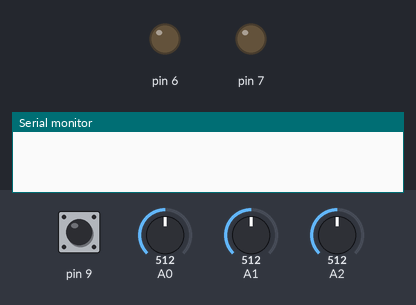
Recording of a sketch running on a simulated Arduino Uno, built with avr-gcc and run on an emulated ATmega328P. On the bench: output pins drawn as LEDs (lit = HIGH), the last lines printed to the serial monitor. Dashed ring = blinking. The test bench sets the inputs (shaded band); at power-on: A0 = 512, A2 = 512, pin 9 HIGH, A1 = 512.

Above: at 1.2 s.
1.3 s: A0 set to 126
3.1 s: A0 set to 110
At 4.2 s:
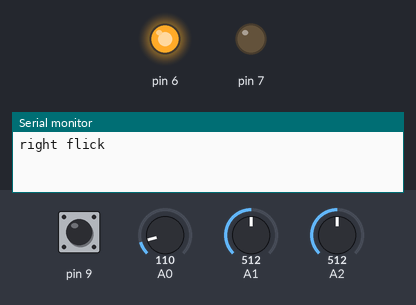
6.1 s: A2 set to 245
At 6.83 s:
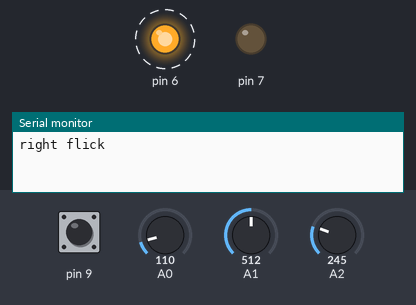
9.1 s: A2 set to 146
At 9.22 s:
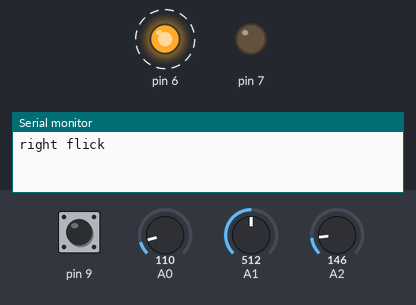
12.1 s: A2 set to 124
13.6 s: A2 set to 265
At 14.43 s:
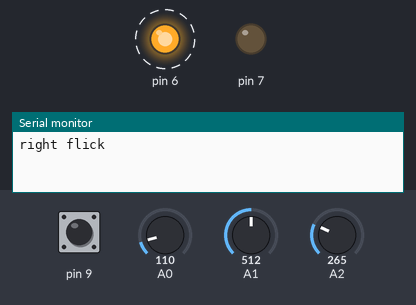
Timing chart, 0 to 17.6 s (numbered marks = the images above; inputs shaded):
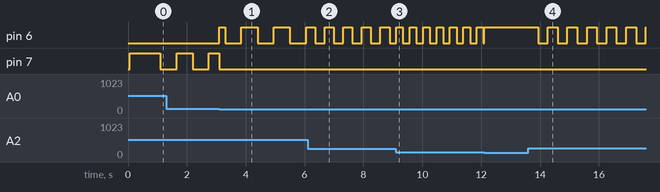

The sketch:

e_LED_Controller_with_Joystick_and_Potentiometer_Integration.ino
```cpp
/*

The project utilizes an Arduino Uno board along with six LEDs, a potentiometer, and joystick.
Its primary function is to control the state of LEDs connected to a breadboard, allowing them to be turned on or off and to blink.
The project uses external libraries for handling the button, joystick, and LED functionalities.

*/


#include "buttons.h"
#include "joystick.h"
#include "led.h"


//led starts in mode 1 (on state). State 2 is the blink state.
int ledMode = 2;
int currentLed = 7;
int pot;

//Joystick movement function
void joystickchanged(joystick_event myevent){

  switch (myevent){
    case FLICK_RIGHT:

       if(currentLed> 2 && ledMode==1){
       turnoff_led();
       currentLed--;
       initialize_led(currentLed);
       turn_on_led();
       Serial.println("right flick");
      }

      break;
       case FLICK_LEFT:
       if(currentLed< 7 && ledMode==1){
       turnoff_led();
       currentLed++;
       initialize_led(currentLed);
       turn_on_led();
       Serial.println("letf flick");
       }
  }
}

//Switch between button states function
void button_event(button_state currentstate) {
  switch(currentstate) {
    case BUTTON_PRESSED:
      if (ledMode == 1) {
        ledMode = 2; // switch to mode 2
      } else if (ledMode == 2) {
        ledMode = 1; // switch back to mode 1
       initialize_led(currentLed);
       turn_on_led();
      }
      break;
  }
}


 //setup used top initialize hardware components
void setup(){
  // initialize all leds from pins 2-7
  initialize_led(7);


  initialize_joystick(0,1);
  initialize_button(9, button_event);
  Serial.begin(9600);
}

void loop (){

 /* Print Potentiometer Values
 Serial.println(pot);
 Serial.println(analogRead(A0));
*/

  detect_xjoystick_flick(joystickchanged);
  detect_yjoystick_flick(joystickchanged);
  readbutton();


  pot = analogRead(A2);
  pot = map(pot, 0, 1023, 100, 1000);

if(pot>220 && ledMode==1){
initialize_led(currentLed);
blink_led(pot);
}
else if (ledMode==2)
{
initialize_led(currentLed);
blink_led(1000);
}
else{
turn_on_led();
}

}
```

buttons.h
```cpp
//BUTTON FUNCTIONS


bool buttonvalue;
bool previousvalue;
bool previouscleanvalue;
unsigned long lastButtonTime;

int buttonpin;

typedef enum
{
  BUTTON_PRESSED,
  BUTTON_RELEASED,
  BUTTON_HELD
}button_state;

typedef void (*button_callback)(button_state currentstate);
button_callback mycallback;


void initialize_button(int pin, button_callback callback)
{
  buttonpin = pin;
  mycallback = callback;
  pinMode(buttonpin, INPUT_PULLUP);

}


bool readbutton()
{
  buttonvalue=digitalRead(buttonpin);

  if(buttonvalue!=previousvalue)
  {
    lastButtonTime=millis();
  }

  if(millis()-lastButtonTime>50)
  {
    if(buttonvalue!=previouscleanvalue)
    {
      previouscleanvalue=buttonvalue;

      if(buttonvalue==HIGH)
      {
        //rising edge or pressed
        mycallback(BUTTON_PRESSED);
      }
      else{
        //falling edge or released
        mycallback(BUTTON_RELEASED);
      }
    }
  }
  previousvalue=buttonvalue;
}
```

joystick.h
```cpp
//JOYSTICK FUNCTIONS


int x_pin;
int y_pin;

int xjoyval;
int previous_xjoyval;

int yjoyval;
int previous_yjoyval;

int xval;

typedef enum
{
  FLICK_UP,
  FLICK_UP_RETURN_CENTER,
  FLICK_DOWN,
  FLICK_DOWN_RETURN_CENTER,
  FLICK_LEFT,
  FLICK_LEFT_RETURN_CENTER,
  FLICK_RIGHT,
  FLICK_RIGHT_RETURN_CENTER
}joystick_event;

typedef void (*joystick_callback)(joystick_event event);

void initialize_joystick(int xpin, int ypin)
{
  x_pin=xpin;
  y_pin=ypin;
}

int read_joystick_xaxis()
{
  return (analogRead(x_pin));
}

int read_joystick_yaxis()
{
  return (analogRead(y_pin));
}

void detect_xjoystick_flick(joystick_callback joycallback)
{
  xval=read_joystick_xaxis();

  if(xval>900){
    xjoyval=1;
  }else if (xval>400 && xval<600){
    xjoyval=0;
  }else if(xval<120){
    xjoyval=-1;
  }

if(xjoyval!=previous_xjoyval)
{
  if(xjoyval==1 && previous_xjoyval==0)
  {
    joycallback(FLICK_LEFT);
  }
    else if(xjoyval==0 && previous_xjoyval==1)
  {
    joycallback(FLICK_LEFT_RETURN_CENTER);
  }
    else if(xjoyval==-1 && previous_xjoyval==0)
  {
    joycallback(FLICK_RIGHT);
  }
    else if(xjoyval==0 && previous_xjoyval==-1)
  {
    joycallback(FLICK_RIGHT_RETURN_CENTER);
  }


}
previous_xjoyval=xjoyval;
}


void detect_yjoystick_flick(joystick_callback joycallback)
{
  int yval=read_joystick_yaxis();

  if(yval>900){
    yjoyval=1;
  }else if (yval>400 && yval<600){
    yjoyval=0;
  }else if(yval<120){
    yjoyval=-1;
  }

if(yjoyval!=previous_yjoyval)
{
  if(yjoyval==1 && previous_yjoyval==0)
  {
    joycallback(FLICK_UP);
  }
    else if(yjoyval==0 && previous_yjoyval==1)
  {
    joycallback(FLICK_UP_RETURN_CENTER);
  }
    else if(yjoyval==-1 && previous_yjoyval==0)
  {
    joycallback(FLICK_DOWN);
  }
    else if(yjoyval==0 && previous_yjoyval==-1)
  {
    joycallback(FLICK_DOWN_RETURN_CENTER);
  }
}
  previous_yjoyval=yjoyval;

}
```

led.h
```cpp
//LED FUNCTIONS

int ledpin = 2;
unsigned long previousLedTime1;
bool ledState;


unsigned long lastFadeTime;
int brightness;

int incrament = 1;


void initialize_led(int pin)
{
  ledpin=pin;
  pinMode(ledpin,OUTPUT);
}

void turn_on_led()
{
  digitalWrite(ledpin,HIGH);
}
void turnoff_led()
{
  digitalWrite(ledpin,LOW);
}


void blink_led(int periodms)
{
    if(millis() - previousLedTime1 >= periodms)
    {
      previousLedTime1 = millis();
      ledState =! ledState;
      digitalWrite(ledpin, ledState);
    }
}

void blink_led(int periodms,int durationms)
{
  unsigned long end_time=millis()+durationms;

  while(millis()<end_time)
  {
   blink_led(periodms);
  }
  turnoff_led();

}


void fade_led_sawtooth(int periodms)
{

    if(millis()- lastFadeTime>periodms)
  {
    brightness =(brightness+1)%255;
     analogWrite(ledpin,brightness);
     lastFadeTime=millis();
  }
}

void fade_led_sawtooth( int periodms,int durationms)
{
  unsigned long end_time=millis()+durationms;

  while(millis()<end_time)
  {
   fade_led_sawtooth(periodms);
  }
  turnoff_led();
}

void fade_led_triangle(int periodms)
{
    if(millis()- lastFadeTime>periodms)
  {
    if(brightness>=255)
    {
      incrament=-1;
    }
    else if(brightness<=0)
    {
      incrament=1;
    }

    brightness=(brightness+incrament);
     analogWrite(ledpin,brightness);
     lastFadeTime=millis();
  }
}

void fade_led_triangle(int periodms,int durationms)
{
  unsigned long end_time=millis()+durationms;

  while(millis()<end_time)
  {
   fade_led_triangle(periodms);
  }
  turnoff_led();
}
```

Measured:
- the behaviour switches between 120 and 119 on A0 (found by bisection; images 0 and 1)
- after the input at 3.1 s, pin 6: LOW → HIGH at once, then repeats every 1.1 s: LOW 0.55 s, HIGH 0.55 s
- after the input at 6.1 s, pin 6: alternates HIGH for 0.32 s and LOW for 0.31 s, starting after 0.27 s
- after the input at 9.1 s, pin 6: alternates HIGH for 0.23 s and LOW for 0.23 s, starting at once
- after the input at 13.6 s, pin 6: alternates HIGH for 0.33 s and LOW for 0.33 s, starting after 0.33 s
